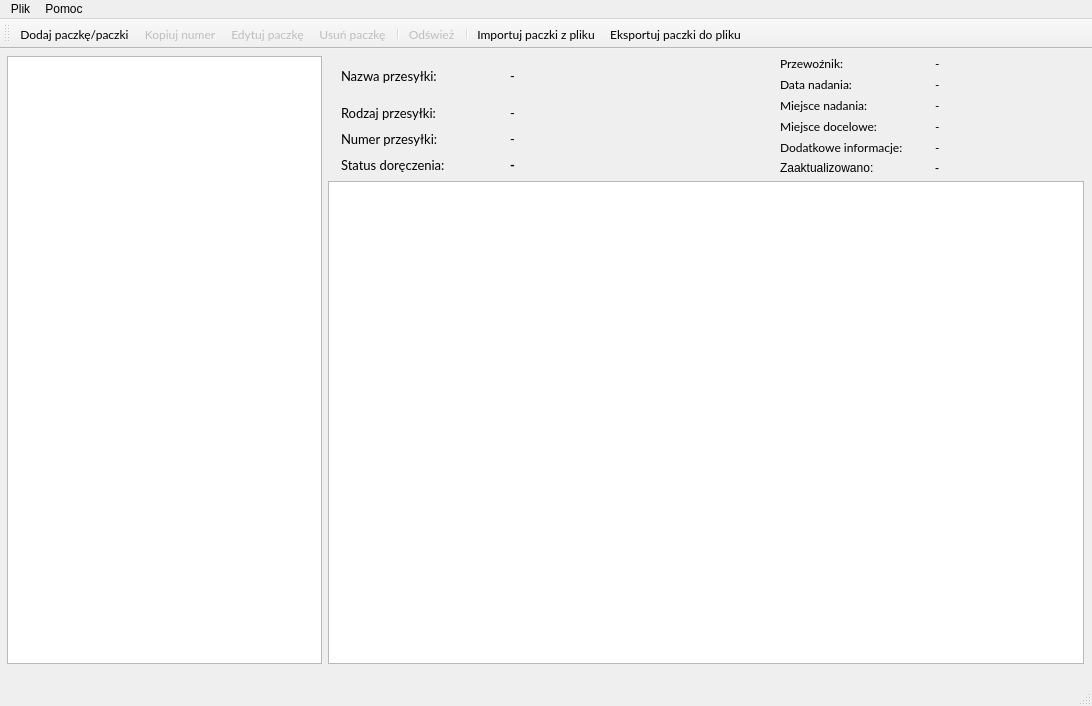
<?xml version="1.0" encoding="UTF-8"?>
<ui version="4.0">
 <class>MainWindow</class>
 <widget class="QMainWindow" name="MainWindow">
  <property name="geometry">
   <rect>
    <x>0</x>
    <y>0</y>
    <width>1092</width>
    <height>706</height>
   </rect>
  </property>
  <property name="windowTitle">
   <string>Trackify</string>
  </property>
  <widget class="QWidget" name="centralWidget">
   <property name="enabled">
    <bool>true</bool>
   </property>
   <widget class="QWidget" name="gridLayoutWidget">
    <property name="geometry">
     <rect>
      <x>0</x>
      <y>0</y>
      <width>1091</width>
      <height>622</height>
     </rect>
    </property>
    <layout class="QGridLayout" name="gridLayout">
     <property name="sizeConstraint">
      <enum>QLayout::SetDefaultConstraint</enum>
     </property>
     <property name="leftMargin">
      <number>7</number>
     </property>
     <property name="topMargin">
      <number>7</number>
     </property>
     <property name="rightMargin">
      <number>7</number>
     </property>
     <property name="bottomMargin">
      <number>7</number>
     </property>
     <item row="3" column="4">
      <widget class="QLabel" name="label">
       <property name="font">
        <font>
         <family>Lato</family>
        </font>
       </property>
       <property name="text">
        <string>Miejsce nadania:</string>
       </property>
      </widget>
     </item>
     <item row="0" column="0" rowspan="9">
      <widget class="QListWidget" name="lwNumery">
       <property name="minimumSize">
        <size>
         <width>315</width>
         <height>0</height>
        </size>
       </property>
       <property name="maximumSize">
        <size>
         <width>315</width>
         <height>16777215</height>
        </size>
       </property>
       <property name="font">
        <font>
         <family>Lato</family>
        </font>
       </property>
      </widget>
     </item>
     <item row="2" column="4">
      <widget class="QLabel" name="label_5">
       <property name="font">
        <font>
         <family>Lato</family>
        </font>
       </property>
       <property name="text">
        <string>Data nadania:</string>
       </property>
      </widget>
     </item>
     <item row="4" column="5" rowspan="2">
      <widget class="QLabel" name="lMiejsceD">
       <property name="font">
        <font>
         <family>Lato</family>
        </font>
       </property>
       <property name="text">
        <string>-</string>
       </property>
       <property name="wordWrap">
        <bool>true</bool>
       </property>
      </widget>
     </item>
     <item row="4" column="4" rowspan="2">
      <widget class="QLabel" name="label_3">
       <property name="font">
        <font>
         <family>Lato</family>
        </font>
       </property>
       <property name="text">
        <string>Miejsce docelowe:</string>
       </property>
      </widget>
     </item>
     <item row="0" column="4" rowspan="2">
      <widget class="QLabel" name="label_7">
       <property name="font">
        <font>
         <family>Lato</family>
        </font>
       </property>
       <property name="text">
        <string>Przewoźnik:</string>
       </property>
      </widget>
     </item>
     <item row="3" column="5">
      <widget class="QLabel" name="lMiejsceN">
       <property name="font">
        <font>
         <family>Lato</family>
        </font>
       </property>
       <property name="text">
        <string>-</string>
       </property>
       <property name="wordWrap">
        <bool>true</bool>
       </property>
      </widget>
     </item>
     <item row="2" column="5">
      <widget class="QLabel" name="lDataN">
       <property name="font">
        <font>
         <family>Lato</family>
        </font>
       </property>
       <property name="text">
        <string>-</string>
       </property>
      </widget>
     </item>
     <item row="0" column="5" rowspan="2">
      <widget class="QLabel" name="lKurier">
       <property name="font">
        <font>
         <family>Lato</family>
        </font>
       </property>
       <property name="text">
        <string>-</string>
       </property>
      </widget>
     </item>
     <item row="8" column="1" colspan="5">
      <widget class="QTableWidget" name="twStatusy">
       <property name="font">
        <font>
         <family>Lato</family>
        </font>
       </property>
      </widget>
     </item>
     <item row="6" column="4">
      <widget class="QLabel" name="label_2">
       <property name="font">
        <font>
         <family>Lato</family>
        </font>
       </property>
       <property name="text">
        <string>Dodatkowe informacje:</string>
       </property>
      </widget>
     </item>
     <item row="6" column="5">
      <widget class="QLabel" name="lExtra">
       <property name="font">
        <font>
         <family>Lato</family>
        </font>
       </property>
       <property name="text">
        <string>-</string>
       </property>
       <property name="wordWrap">
        <bool>true</bool>
       </property>
      </widget>
     </item>
     <item row="7" column="4">
      <widget class="QLabel" name="label_4">
       <property name="text">
        <string>Zaaktualizowano:</string>
       </property>
      </widget>
     </item>
     <item row="0" column="1" rowspan="8" colspan="3">
      <layout class="QGridLayout" name="gridLayout_3">
       <item row="1" column="1" rowspan="2">
        <widget class="QLabel" name="lNazwa">
         <property name="maximumSize">
          <size>
           <width>250</width>
           <height>16777215</height>
          </size>
         </property>
         <property name="sizeIncrement">
          <size>
           <width>100</width>
           <height>0</height>
          </size>
         </property>
         <property name="baseSize">
          <size>
           <width>100</width>
           <height>0</height>
          </size>
         </property>
         <property name="font">
          <font>
           <family>Lato</family>
           <pointsize>10</pointsize>
           <weight>50</weight>
           <bold>false</bold>
          </font>
         </property>
         <property name="text">
          <string>-</string>
         </property>
         <property name="wordWrap">
          <bool>true</bool>
         </property>
        </widget>
       </item>
       <item row="4" column="1">
        <widget class="QLabel" name="lNumer">
         <property name="minimumSize">
          <size>
           <width>250</width>
           <height>0</height>
          </size>
         </property>
         <property name="maximumSize">
          <size>
           <width>189</width>
           <height>16777215</height>
          </size>
         </property>
         <property name="font">
          <font>
           <family>Lato</family>
           <pointsize>10</pointsize>
          </font>
         </property>
         <property name="text">
          <string>-</string>
         </property>
        </widget>
       </item>
       <item row="4" column="0">
        <widget class="QLabel" name="lNumerP">
         <property name="maximumSize">
          <size>
           <width>150</width>
           <height>16777215</height>
          </size>
         </property>
         <property name="font">
          <font>
           <family>Lato</family>
           <pointsize>10</pointsize>
          </font>
         </property>
         <property name="text">
          <string>Numer przesyłki:</string>
         </property>
        </widget>
       </item>
       <item row="3" column="0">
        <widget class="QLabel" name="label_6">
         <property name="maximumSize">
          <size>
           <width>150</width>
           <height>16777215</height>
          </size>
         </property>
         <property name="font">
          <font>
           <family>Lato</family>
           <pointsize>10</pointsize>
          </font>
         </property>
         <property name="text">
          <string>Rodzaj przesyłki:</string>
         </property>
        </widget>
       </item>
       <item row="3" column="1">
        <widget class="QLabel" name="lRodzaj">
         <property name="maximumSize">
          <size>
           <width>250</width>
           <height>16777215</height>
          </size>
         </property>
         <property name="font">
          <font>
           <family>Lato</family>
           <pointsize>10</pointsize>
          </font>
         </property>
         <property name="text">
          <string>-</string>
         </property>
         <property name="wordWrap">
          <bool>true</bool>
         </property>
        </widget>
       </item>
       <item row="1" column="0" rowspan="2">
        <widget class="QLabel" name="lNazwaP">
         <property name="maximumSize">
          <size>
           <width>150</width>
           <height>16777215</height>
          </size>
         </property>
         <property name="font">
          <font>
           <family>Lato</family>
           <pointsize>10</pointsize>
          </font>
         </property>
         <property name="text">
          <string>Nazwa przesyłki:</string>
         </property>
        </widget>
       </item>
       <item row="5" column="1">
        <widget class="QLabel" name="lStatus">
         <property name="minimumSize">
          <size>
           <width>250</width>
           <height>0</height>
          </size>
         </property>
         <property name="maximumSize">
          <size>
           <width>220</width>
           <height>16777215</height>
          </size>
         </property>
         <property name="font">
          <font>
           <family>Lato</family>
           <pointsize>10</pointsize>
           <weight>75</weight>
           <bold>true</bold>
          </font>
         </property>
         <property name="text">
          <string>-</string>
         </property>
         <property name="wordWrap">
          <bool>true</bool>
         </property>
        </widget>
       </item>
       <item row="5" column="0">
        <widget class="QLabel" name="label_9">
         <property name="maximumSize">
          <size>
           <width>150</width>
           <height>16777215</height>
          </size>
         </property>
         <property name="font">
          <font>
           <family>Lato</family>
           <pointsize>10</pointsize>
          </font>
         </property>
         <property name="text">
          <string>Status doręczenia:</string>
         </property>
        </widget>
       </item>
      </layout>
     </item>
     <item row="7" column="5">
      <widget class="QLabel" name="lUp">
       <property name="text">
        <string>-</string>
       </property>
      </widget>
     </item>
    </layout>
   </widget>
  </widget>
  <widget class="QMenuBar" name="menuBar">
   <property name="geometry">
    <rect>
     <x>0</x>
     <y>0</y>
     <width>1092</width>
     <height>26</height>
    </rect>
   </property>
   <widget class="QMenu" name="menuPlik">
    <property name="title">
     <string>Plik</string>
    </property>
    <addaction name="add_parcels"/>
    <addaction name="copy"/>
    <addaction name="edit"/>
    <addaction name="remove"/>
    <addaction name="refresh"/>
    <addaction name="import_parcels"/>
    <addaction name="export_parcels"/>
    <addaction name="exit"/>
   </widget>
   <widget class="QMenu" name="menuPomoc">
    <property name="title">
     <string>Pomoc</string>
    </property>
    <addaction name="about_app"/>
   </widget>
   <addaction name="menuPlik"/>
   <addaction name="menuPomoc"/>
  </widget>
  <widget class="QToolBar" name="mainToolBar">
   <attribute name="toolBarArea">
    <enum>TopToolBarArea</enum>
   </attribute>
   <attribute name="toolBarBreak">
    <bool>false</bool>
   </attribute>
   <addaction name="add_parcels"/>
   <addaction name="copy"/>
   <addaction name="edit"/>
   <addaction name="remove"/>
   <addaction name="separator"/>
   <addaction name="refresh"/>
   <addaction name="separator"/>
   <addaction name="import_parcels"/>
   <addaction name="export_parcels"/>
  </widget>
  <widget class="QStatusBar" name="statusBar">
   <property name="enabled">
    <bool>true</bool>
   </property>
   <property name="font">
    <font>
     <family>Lato</family>
     <pointsize>9</pointsize>
    </font>
   </property>
   <property name="cursor">
    <cursorShape>ArrowCursor</cursorShape>
   </property>
  </widget>
  <action name="add_parcels">
   <property name="checkable">
    <bool>false</bool>
   </property>
   <property name="icon">
    <iconset resource="resources.qrc">
     <normaloff>:/res/plus.svg</normaloff>:/res/plus.svg</iconset>
   </property>
   <property name="text">
    <string>Dodaj paczkę/paczki</string>
   </property>
   <property name="toolTip">
    <string>Kliknij aby dodać jedną lub wiele paczek!</string>
   </property>
   <property name="font">
    <font>
     <family>Lato</family>
    </font>
   </property>
   <property name="shortcut">
    <string>Ctrl+T</string>
   </property>
   <property name="shortcutVisibleInContextMenu">
    <bool>false</bool>
   </property>
  </action>
  <action name="import_parcels">
   <property name="icon">
    <iconset resource="resources.qrc">
     <normaloff>:/res/folder.svg</normaloff>:/res/folder.svg</iconset>
   </property>
   <property name="text">
    <string>Importuj paczki z pliku</string>
   </property>
   <property name="font">
    <font>
     <family>Lato</family>
    </font>
   </property>
   <property name="shortcut">
    <string>Ctrl+R</string>
   </property>
  </action>
  <action name="export_parcels">
   <property name="icon">
    <iconset resource="resources.qrc">
     <normaloff>:/res/share.svg</normaloff>:/res/share.svg</iconset>
   </property>
   <property name="text">
    <string>Eksportuj paczki do pliku</string>
   </property>
   <property name="font">
    <font>
     <family>Lato</family>
    </font>
   </property>
   <property name="shortcut">
    <string>Ctrl+E</string>
   </property>
  </action>
  <action name="about_app">
   <property name="text">
    <string>O aplikacji</string>
   </property>
   <property name="font">
    <font>
     <family>Lato</family>
    </font>
   </property>
  </action>
  <action name="exit">
   <property name="text">
    <string>Wyjście</string>
   </property>
   <property name="font">
    <font>
     <family>Lato</family>
    </font>
   </property>
  </action>
  <action name="refresh">
   <property name="enabled">
    <bool>false</bool>
   </property>
   <property name="icon">
    <iconset resource="resources.qrc">
     <normaloff>:/res/network.svg</normaloff>:/res/network.svg</iconset>
   </property>
   <property name="text">
    <string>Odśwież</string>
   </property>
   <property name="font">
    <font>
     <family>Lato</family>
    </font>
   </property>
  </action>
  <action name="remove">
   <property name="enabled">
    <bool>false</bool>
   </property>
   <property name="icon">
    <iconset resource="resources.qrc">
     <normaloff>:/res/cancel.svg</normaloff>:/res/cancel.svg</iconset>
   </property>
   <property name="text">
    <string>Usuń paczkę</string>
   </property>
   <property name="toolTip">
    <string>Kliknij aby usunąć paczkę</string>
   </property>
   <property name="font">
    <font>
     <family>Lato</family>
    </font>
   </property>
   <property name="shortcut">
    <string>Del</string>
   </property>
  </action>
  <action name="edit">
   <property name="enabled">
    <bool>false</bool>
   </property>
   <property name="icon">
    <iconset resource="resources.qrc">
     <normaloff>:/res/pencil.svg</normaloff>:/res/pencil.svg</iconset>
   </property>
   <property name="text">
    <string>Edytuj paczkę</string>
   </property>
   <property name="toolTip">
    <string>Kliknij aby edytować</string>
   </property>
   <property name="font">
    <font>
     <family>Lato</family>
    </font>
   </property>
  </action>
  <action name="copy">
   <property name="enabled">
    <bool>false</bool>
   </property>
   <property name="icon">
    <iconset resource="resources.qrc">
     <normaloff>:/res/copy.svg</normaloff>:/res/copy.svg</iconset>
   </property>
   <property name="text">
    <string>Kopiuj numer</string>
   </property>
   <property name="toolTip">
    <string>Kliknij aby skopiować numer</string>
   </property>
   <property name="font">
    <font>
     <family>Lato</family>
    </font>
   </property>
  </action>
 </widget>
 <layoutdefault spacing="6" margin="11"/>
 <resources>
  <include location="resources.qrc"/>
 </resources>
 <connections/>
</ui>
